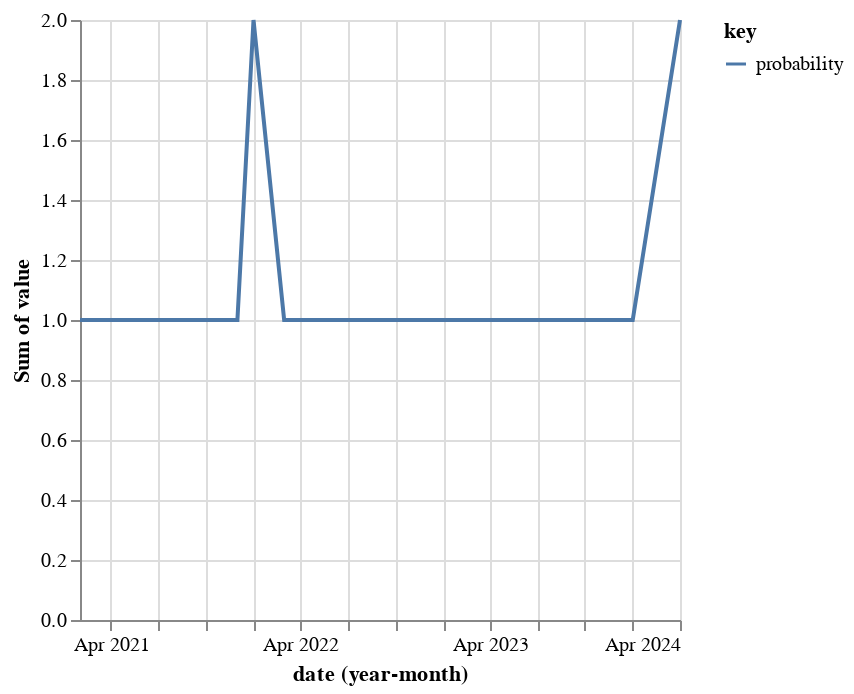

Notebook code cell kept with this figure:
### Code cell
alt.Chart(df_month_21).mark_line().transform_fold(
    ['probability']
).encode(
    x = 'yearmonth(date):T',
    y = 'sum(value):Q',
    color='key:N'
)

### Figure 1 — Vega-Lite specification as saved in the notebook (floating-point values rounded to 4 significant figures)
{"config": {"view": {"continuousWidth": 300, "continuousHeight": 300}}, "data": {"name": "data-82b050d422acd5a403f266dc0b4617f1"}, "mark": {"type": "line"}, "encoding": {"color": {"field": "key", "type": "nominal"}, "x": {"field": "date", "timeUnit": "yearmonth", "type": "temporal"}, "y": {"aggregate": "sum", "field": "value", "type": "quantitative"}}, "transform": [{"fold": ["probability"]}], "$schema": "https://vega.github.io/schema/vega-lite/v5.16.3.json", "datasets": {"data-82b050d422acd5a403f266dc0b4617f1": [{"cluster": 12, "probability": 1.0, "publication_date": "2021-02-01", "date": "2021-02-01T00:00:00"}, {"cluster": 12, "probability": 1.0, "publication_date": "2021-03-01", "date": "2021-03-01T00:00:00"}, {"cluster": 12, "probability": 1.0, "publication_date": "2021-05-07", "date": "2021-05-07T00:00:00"}, {"cluster": 12, "probability": 1.0, "publication_date": "2021-11-12", "date": "2021-11-12T00:00:00"}, {"cluster": 12, "probability": 1.0, "publication_date": "2021-12-30", "date": "2021-12-30T00:00:00"}, {"cluster": 12, "probability": 1.0, "publication_date": "2022-01-01", "date": "2022-01-01T00:00:00"}, {"cluster": 12, "probability": 1.0, "publication_date": "2022-01-01", "date": "2022-01-01T00:00:00"}, {"cluster": 12, "probability": 1.0, "publication_date": "2022-03-01", "date": "2022-03-01T00:00:00"}, {"cluster": 12, "probability": 1.0, "publication_date": "2022-08-05", "date": "2022-08-05T00:00:00"}, {"cluster": 12, "probability": 1.0, "publication_date": "2022-09-24", "date": "2022-09-24T00:00:00"}, {"cluster": 12, "probability": 1.0, "publication_date": "2023-01-01", "date": "2023-01-01T00:00:00"}, {"cluster": 12, "probability": 1.0, "publication_date": "2023-03-01", "date": "2023-03-01T00:00:00"}, {"cluster": 12, "probability": 1.0, "publication_date": "2024-01-04", "date": "2024-01-04T00:00:00"}, {"cluster": 12, "probability": 1.0, "publication_date": "2024-04-06", "date": "2024-04-06T00:00:00"}, {"cluster": 12, "probability": 1.0, "publication_date": "2024-04-25", "date": "2024-04-25T00:00:00"}]}}
